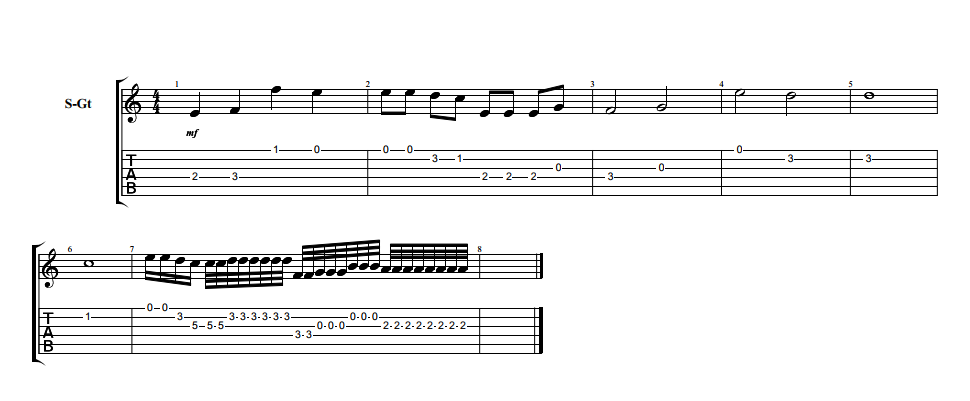
#> input picture tabluratura/partitura1.png, 970 x 401 px
$ python tabluratura.py
#> lines starting #> are read from the running program, lines starting #| are printed output that depends on the picture; after the words box and inside, x2 and y2 are one past the last pixel; in counts of white or black regions, pixels touching at a corner belong together; pictures that were not available may be replaced by others from this repository, and a replacement may not be noted
import cv2
import numpy as np
from matplotlib import pyplot as plt

notas = []
#minimo = 0
#maximo = 0

def valor_nota(x, tt, notas):
    posisao = tt[2]
    for i in range(0, 4):#quantidade de linha
        if (x >= posisao[0] and x <= posisao[1]):
            return ("NOTA (FA)")
        if (x >= posisao[2] and x <= posisao[3]):
            return ("NOTA (RÉ)")
        if (x >= posisao[4] and x <= posisao[5]):
            return ("NOTA (SI)")
        if (x >= posisao[6] and x <= posisao[7]):
            return ("NOTA (SOL)")
        if (x >= posisao[8] and x <= posisao[9]):
            return ("NOTA (MI)")

def classifica_nota(notas, cordenada_x_y, tt): # tt tupla com valor minimo e maximo das linha e todos os elementos de valor y da linha
    tam = len(notas)
    tam1 = len(cordenada_x_y)
    x = 0
    for i in range(tam):
        nota = notas[i]
        for j in range(0, tam1, 2):
            if (cordenada_x_y[j] == nota):
                x = cordenada_x_y[j+1]
                print (valor_nota(x, tt, notas))  # passsa cordenada y da linha, tupla e notas ordenadas

def define_nota(img_rgb):#acha as linha e retorna as linhas
    img = img_rgb
    gray = cv2.cvtColor(img, cv2.COLOR_BGR2GRAY)

    edges = cv2.Canny(gray, 50, 150, apertureSize=3)

    lines = cv2.HoughLinesP(edges,1,np.pi/180,100,minLineLength=50,maxLineGap=20)

    #print (lines[0])
    l = []
    final_x = []

    for line in lines:
        x1, y1, x2, y2 = line[0]
        l.append(y1)
        final_x.append(x2)
        cv2.line(img, (x1, y1), (x2, y2), (255,255,0), 1)#desenha as linha

    final_x.sort()
    #print (final_x[0])
    #grava largura das linha
    l = sorted(set(l))
    r = []
    for i in range(0, 10, 2):
        r.append(l[i+1] - l[i])

    # acha largura q mais se repete
    cont = 0
    resultado = r[0]
    repet = 0
    valor = [0]
    print ("largura linha",r[0])

    while(cont <= 4):
        for i in range(4):
            if (r[i] == resultado):
                repet += 1
        valor.append(repet)
        repet = 0
        cont += 1
        resultado = r[cont-1]
    resultado = max(valor)

    cont = valor.index(resultado)#posição a definir como linha
    largura = r[cont]# define como largura da linha

    #exclui linha q nao tem (largura)
    tam = len(l)
    l1 = []
    for i in range(0, tam-1, 2):
        if ((l[i+1] - l[i]) >= largura):
            l1.append(l[i])
            l1.append(l[i+1])
        else:
            l1.append(l[i+1])#grava cordenadas das linhas certas

    print ("espacamento = ", resultado)#espaçamento entre linhas

    minimo = l1[0]
    maximo = l1[9]
    return (maximo, minimo, l1)

def busca(img_rgb, nota, valor):
    img_gray = cv2.cvtColor(img_rgb, cv2.COLOR_BGR2GRAY)
    w, h = nota.shape[::-1]
    res = cv2.matchTemplate(img_gray, nota, cv2.TM_CCOEFF_NORMED)
    threshold = 0.9
    loc = np.where(res >= threshold)

    tam = len(loc[1])
    cordenada_x = loc[1]#cordenadas dos objetos achado pela função (matchTemplate)
    cordenada_y = loc[0]
    cordenada_x_y = []

    for i in range(0, tam):
        cordenada_x_y.append(cordenada_x[i])
        cordenada_x_y.append(cordenada_y[i]+1)

    cordenada_x = []
    x = loc[1]
    tam = len(loc[1])
    for i in range(0, tam-1):
        if (x[i] == x[i+1]):
            continue
        else:
            cordenada_x.append(x[i])
    #notas = []

    tt = define_nota(img_rgb)# tupla contendo 3 lista retoranado da função
    maximo = tt[0] #linha bot
    minimo = tt[1] #linha top

    for i in range(0, tam-1, 2):
        if (cordenada_x_y[i + 1] >= minimo and cordenada_x_y[i + 1] <= maximo):
            notas.append(cordenada_x_y[i])#grava so as cordenada x das nota

    notas.sort()
    classifica_nota(notas, cordenada_x_y, tt)#envia lista nota, cordenada delas (x,y) e tupla retornado da função (define_nota)

    notas.sort()

    cordenada_x.sort()

    for pt in zip(*loc[::-1]):
        if valor == 1:
            cv2.rectangle(img_rgb, pt, (pt[0] + w, pt[1] + h), (0, 0, 255), 1)


def load_image():
    img_rgb = cv2.imread('partitura1.png')

    nota7 = cv2.imread('nota7.png', 0)#passa o objeto (image) como parametro para a função (matchtemplate)

    busca(img_rgb, nota7, 1)
    #define_nota(img_rgb)

    cv2.imshow('Partitura', img_rgb)

def main():
    load_image()
#> in load_image, img_rgb is the input picture: shape (401, 970, 3); mean B, G, R 239.9, 239.9, 239.9
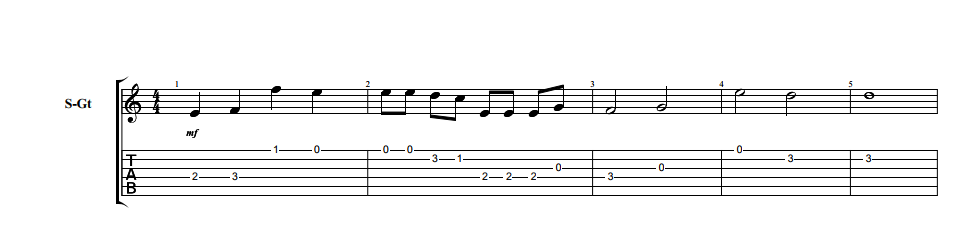
#> input picture id/partitura1.png, 970 x 230 px, given in place of nota7.png, which was not available
#> in busca, `res = cv2.matchTemplate(img_gray, nota, cv2.TM_CCOEFF_NORMED)`: res = 172 values, max 1 at index 0, min -0.0465 at index 125, mean 0.0365
#> in busca, `loc = np.where(res >= threshold)`: loc = ([0], [0])
#> in busca, `tam = len(loc[1])`: tam = 1
#> in busca, `cordenada_x = loc[1]#cordenadas dos objetos achado pela função (matchT..`: cordenada_x = [0]
#> after the loop in busca, `for i in range(0, tam):`: cordenada_x_y = [0, 1]
#> in busca, `x = loc[1]`: x = [0]
#> after the loop in busca, `for i in range(0, tam-1):`: cordenada_x = []
#> in define_nota, `edges = cv2.Canny(gray, 50, 150, apertureSize=3)`:
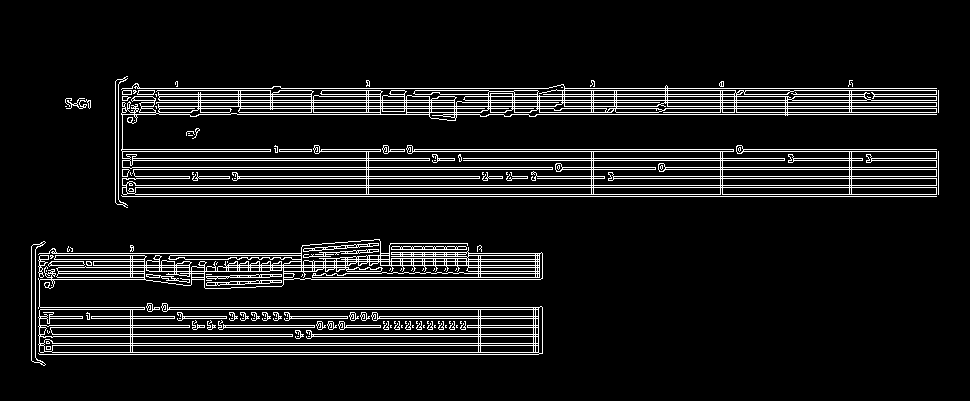
#> edges: shape (401, 970); 8.6% white in thin lines or dots, all inside (x1, y1, x2, y2) = (31, 76, 939, 366)
#> in define_nota, `lines = cv2.HoughLinesP(edges,1,np.pi/180,100,minLineLength=50,maxLine..`: lines = 60 rows, first 6: [115, 100, 938, 100], [115, 169, 938, 169], [115, 167, 938, 167], [115, 194, 938, 194], [115, 178, 938, 178], [115, 185, 938, 185]
#> the loop in define_nota, `for line in lines:` made 60 passes
#> (x1, y1, x2, y2) on passes 1 to 12: (115, 100, 938, 100), (115, 169, 938, 169), (115, 167, 938, 167), (115, 194, 938, 194), (115, 178, 938, 178), (115, 185, 938, 185), (115, 90, 488, 90), (115, 102, 938, 102), (115, 160, 938, 160), (115, 158, 938, 158), (115, 196, 936, 196), (115, 106, 938, 106)
#> after the loop in define_nota, `for line in lines:`:
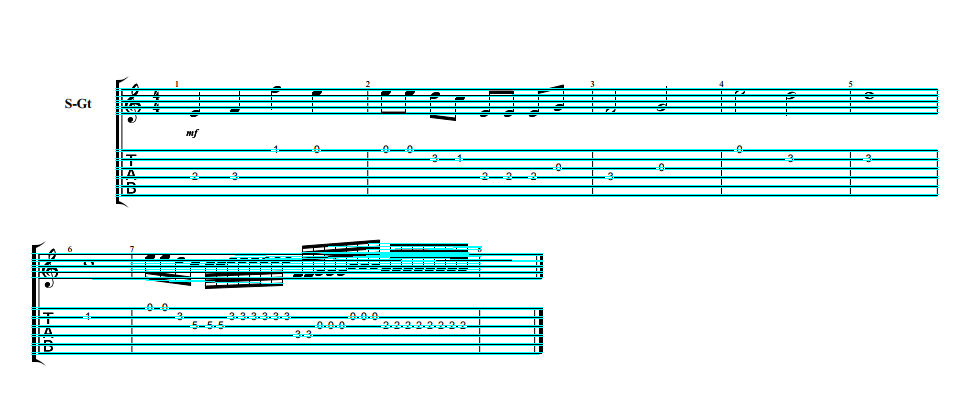
#> img: shape (401, 970, 3); 7.73% of pixels changed, all inside (x1, y1, x2, y2) = (31, 88, 939, 355)
#> after the loop in define_nota, `for line in lines:`: final_x = 60 values, max 938 at index 0, min 204 at index 50, mean 653.7; l = 60 values, max 354 at index 26, min 88 at index 15, mean 225.2
#> in define_nota, `l = sorted(set(l))`: l = 54 values from 88 to 354
#> after the loop in define_nota, `for i in range(0, 10, 2):`: r = [2, 2, 2, 2, 2]
#> in define_nota, `resultado = r[0]`: resultado = 2
#| largura linha 2
#> after the loop in define_nota, `while(cont <= 4):`: cont = 5; valor = [0, 4, 4, 4, 4, 4]
#> in define_nota, `resultado = max(valor)`: resultado = 4
#> in define_nota, `cont = valor.index(resultado)#posição a definir como linha`: cont = 1
#> in define_nota, `largura = r[cont]# define como largura da linha`: largura = 2
#> in define_nota, `tam = len(l)`: tam = 54
#> after the loop in define_nota, `for i in range(0, tam-1, 2):`: l1 = 51 values from 88 to 354
#| espacamento =  4
#> in define_nota, `minimo = l1[0]`: minimo = 88
#> in define_nota, `maximo = l1[9]`: maximo = 114
#> in busca, `minimo = tt[1]`: minimo = 88
#> after the loop in busca, `for i in range(0, tam-1, 2):`: notas = []
#> in classifica_nota, `tam = len(notas)`: tam = 0
#> in classifica_nota, `tam1 = len(cordenada_x_y)`: tam1 = 2
#> the loop in busca, `for pt in zip(*loc[::-1]):` made 1 pass
#> pt on pass 1: (0, 0)
#> after the loop in busca, `for pt in zip(*loc[::-1]):`:
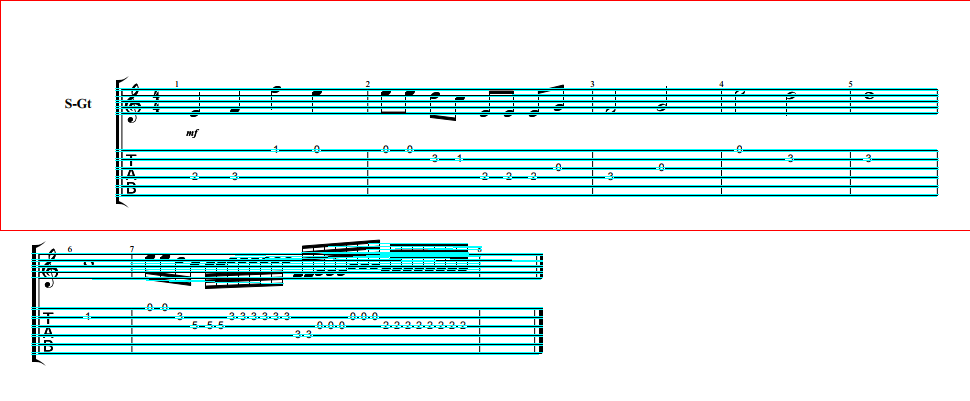
#> img_rgb: shape (401, 970, 3); 0.56% of pixels changed, all inside (x1, y1, x2, y2) = (0, 0, 970, 231)

if __name__ == '__main__':
    main()
    cv2.waitKey(0)
